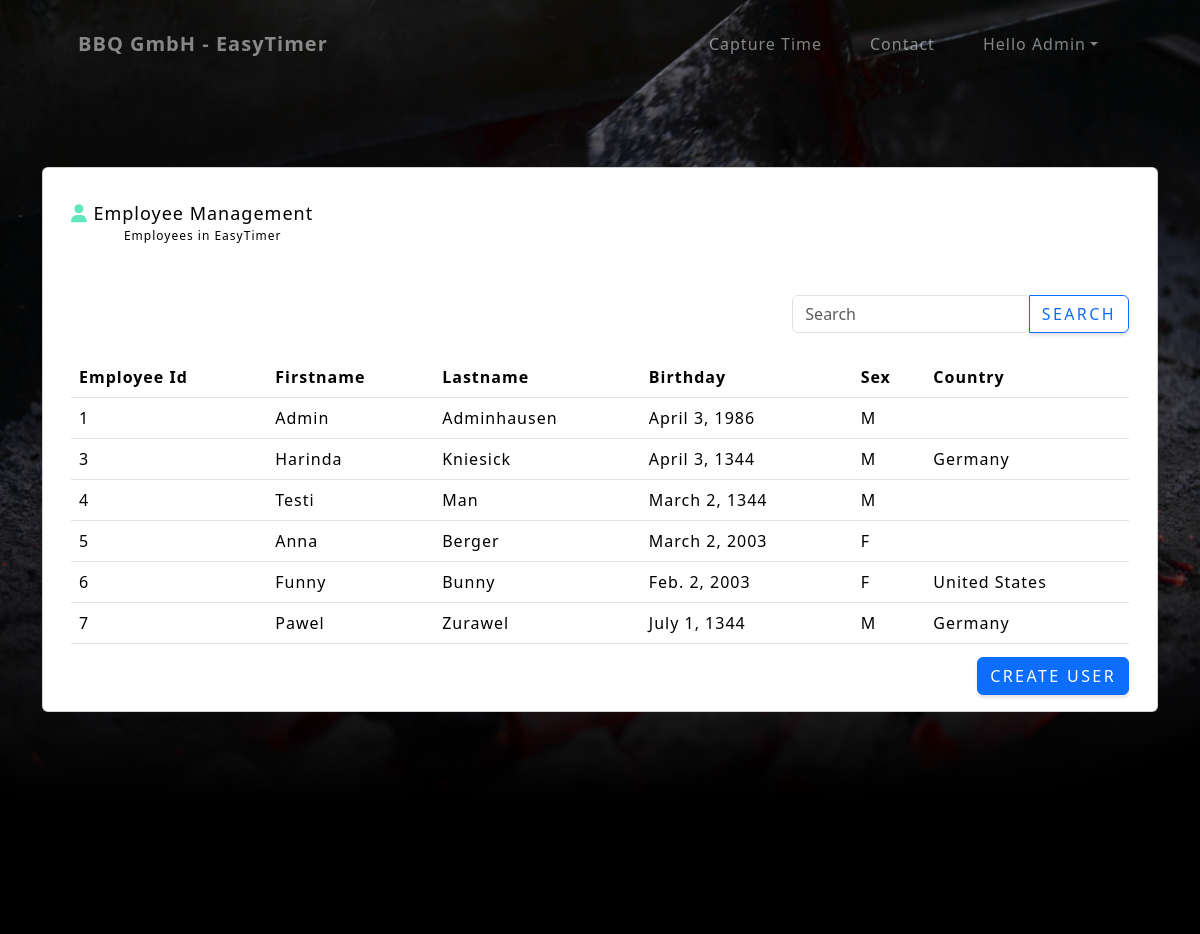
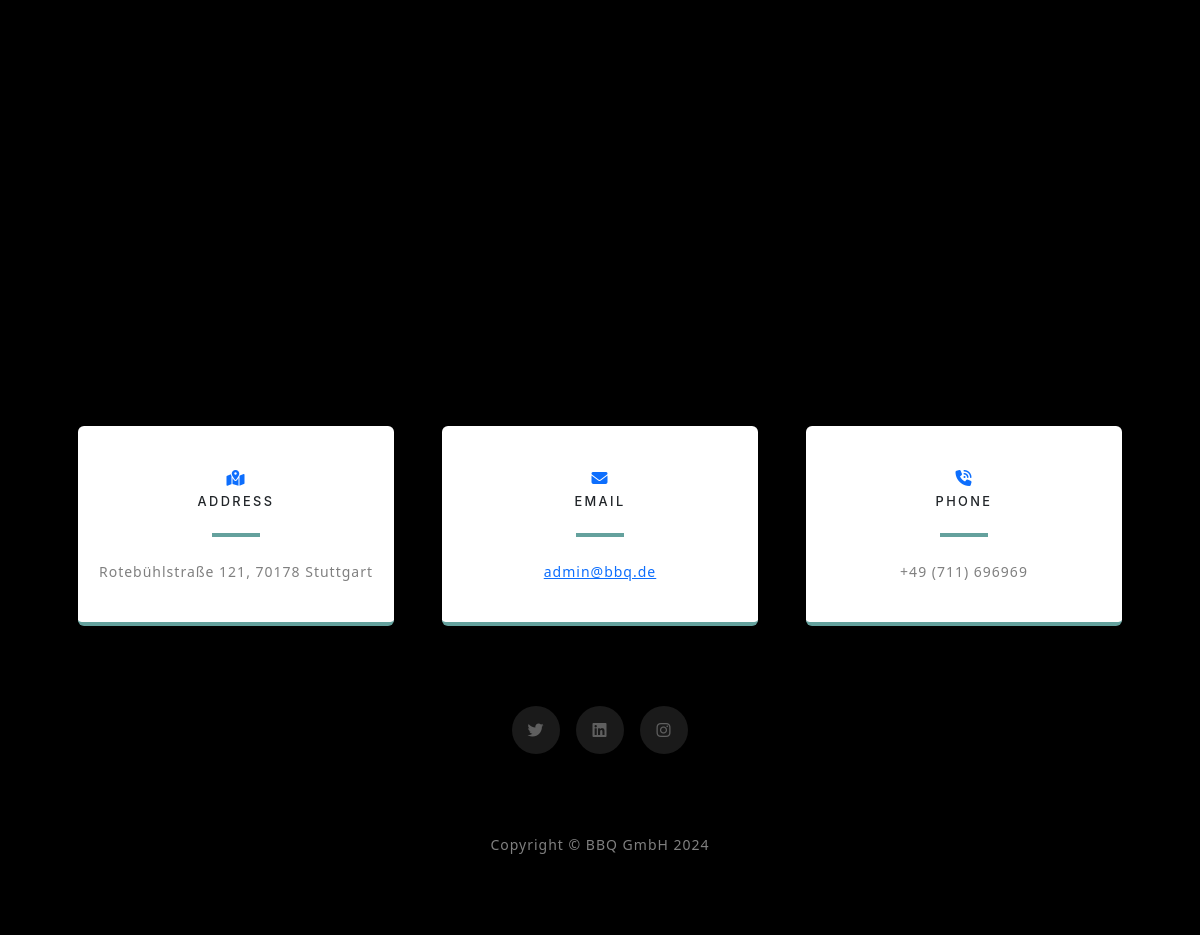
Screenshot of /employeeManagement/ (signed in) with the database file from the repository (2 pictures, top to bottom).
### bbq_gmbh_app/models.py (models this page shows, shortened)
class Mitarbeiter(AbstractUser):
    ROLE_CHOICES = [
        ('user', 'User'),
        ('hr', 'HR'),
        ('admin', 'Admin'),
    ]
    username = None
    email = models.EmailField(_('email address'), unique=True)
    role = models.CharField(max_length=20, choices=ROLE_CHOICES, default='user')
    birthday = models.DateField(null=True, blank=True)
    first_name = models.CharField(max_length=30, blank=True, null=True)
    last_name = models.CharField(max_length=30, blank=True, null=True)
    gender = models.CharField(max_length=1, choices=[('M', 'Male'), ('F', 'Female'), ('O', 'Other')], blank=True, null=True)
    adresse = models.ForeignKey('Adresse', on_delete=models.PROTECT, null=True, blank=True)
    USERNAME_FIELD = 'email'
    REQUIRED_FIELDS = []
    objects = MitarbeiterManager()

class Adresse(models.Model):
    strasse = models.CharField(max_length=100)
    stadt = models.CharField(max_length=100)
    plz = models.CharField(max_length=10)
    land = CountryField(default='DE')

### bbq_gmbh_app/views.py (the view)
# urls.py: path('employeeManagement/', views.employeeManagement, name='employeeManagement'),
@login_required(login_url='signin')
def employeeManagement(request):
    users = Mitarbeiter.objects.all()
    return render(request, 'bbq_gmbh_app/employeeManagement.html', {'users': users})

### bbq_gmbh_app/templates/bbq_gmbh_app/employeeManagement.Html (shortened to what this page needs)
{% extends 'base.html' %}
{% load static %}
{% block content %}
<header class="masthead">
    <div class="container">
        <div class="card_empl_mng">
            <div class="card" id="myElement">
                <div class="card-body">
                    <div class="container mt-3">
                      <div class="header_text">
                        <p class="link"><i class="fa-solid fa-user" style="color: #63E6BE;"></i> Employee Management</p>
                        <p class="link">Employees in EasyTimer</p>
                      </div>
                        <div class="row">
                          <div class="col-md-8"></div>
                          <div class="col-md-4">
                            <div class="input-group">
                              <input type="search" class="form-control rounded" placeholder="Search" aria-label="Search" aria-describedby="search-addon" />
                              <button type="button" class="btn btn-outline-primary" data-mdb-ripple-init>search</button>
                            </div>
                          </div>
                        </div>
                        <br>
                        <div class="table-responsive" style="max-height: 300px; overflow: auto;">
                          <table class="table table-hover">
                            <thead>
                              <tr>
                                <th style="position: sticky; top: 0; background: white;">Employee Id</th>
                                <th style="position: sticky; top: 0; background: white;">Firstname</th>
                                <th style="position: sticky; top: 0; background: white;">Lastname</th>
                                <th style="position: sticky; top: 0; background: white;">Birthday</th>
                                <th style="position: sticky; top: 0; background: white;">Sex</th>
                                <th style="position: sticky; top: 0; background: white;">Country</th>
                              </tr>
                            </thead>
                            <tbody>
                              {% if request.user.is_authenticated %}
                                {% for user in users %}
                                  <tr data-href="{% url 'userDetail' user.id %}">
                                    <td>{{ user.id }}</td>
                                    <td>{{ user.first_name }}</td>
                                    <td>{{ user.last_name }}</td>
                                    <td>{{ user.birthday }}</td>
                                    <td>{{ user.gender }}</td>
                                    <td>{{ user.adresse.land.name }}</td>
                                  </tr>
                                  {% empty %}
                                  <tr>
                                      <td colspan="7">No data available</td>
                                  </tr>
                                  {% endfor %}
                              {% else %}
                                <tr>
                                    <td colspan="7">No data available</td>
                                </tr>
                              {% endif %}
                            </tbody>
                          </table>
                        </div>
                        <div style="text-align: right;">
                          <a href="{% url 'createUser' %}" class="btn btn-primary">Create User</a>
                        </div>
                      </div>
                </div>
              </div>
        </div>
    </div>
</header>
{% endblock content %}

### bbq_gmbh_app/templates/base.html (shortened to what this page needs)
{% load static %}
<!DOCTYPE html>
<html lang="en">
    <head>
        <link href="{% static 'bbq_gmbh_app/css/styles.css'%}" rel="stylesheet" />
        <link href="{% static 'bbq_gmbh_app/css/myStyles.css'%}" rel="stylesheet" />
        <link href="https://cdn.jsdelivr.net/npm/bootstrap@5.3.3/dist/css/bootstrap.min.css" rel="stylesheet">
    </head>
    <body id="page-top" data-employee-management-url="{% url 'employeeManagement' %}">
        {% block navigationBar %} {% include 'bbq_gmbh_app/_navbar.html' %} {% endblock navigationBar %}
        {% block content %} {% endblock content %}
        {% include 'bbq_gmbh_app/_contact.html' %}
        <footer class="footer bg-black small text-center text-white-50"><div class="container px-4 px-lg-5">Copyright &copy; BBQ GmbH 2024</div></footer>
    </body>
</html>

### bbq_gmbh_app/templates/bbq_gmbh_app/_navbar.html (shortened to what this page needs)
<nav class="navbar navbar-expand-lg navbar-light fixed-top" id="mainNav">
    <div class="container px-4 px-lg-5">
        <a class="navbar-brand" href="{% url 'home'%}">BBQ GmbH - EasyTimer</a>
        {% if request.user.is_authenticated %}
            <div class="collapse navbar-collapse" id="navbarResponsive">
                <ul class="navbar-nav ms-auto">
                    <li class="nav-item"><a class="nav-link" href="{% url 'home'%}">Capture Time</a></li>
                    <li class="nav-item"><a class="nav-link" href="#contact">Contact</a></li>
                    <li class="nav-item dropdown">
                        <a class="nav-link dropdown-toggle" href="#" role="button" data-bs-toggle="dropdown" id="user">Hello {{ user.first_name }}</a>
                    </li>
                </ul>
            </div>
        {% endif %}
    </div>
</nav>

### bbq_gmbh_app/templates/bbq_gmbh_app/_contact.html
<section class="contact-section bg-black" id="contact" >
    <div class="container px-4 px-lg-5">
        <div class="row gx-4 gx-lg-5">
            <div class="col-md-4 mb-3 mb-md-0">
                <div class="card py-4 h-100">
                    <div class="card-body text-center">
                        <i class="fas fa-map-marked-alt text-primary mb-2"></i>
                        <h4 class="text-uppercase m-0">Address</h4>
                        <hr class="my-4 mx-auto" />
                        <div class="small text-black-50">Rotebühlstraße 121, 70178 Stuttgart</div>
                    </div>
                </div>
            </div>
            <div class="col-md-4 mb-3 mb-md-0">
                <div class="card py-4 h-100">
                    <div class="card-body text-center">
                        <i class="fas fa-envelope text-primary mb-2"></i>
                        <h4 class="text-uppercase m-0">Email</h4>
                        <hr class="my-4 mx-auto" />
                        <div class="small text-black-50"><a href="#!">admin@bbq.de</a></div>
                    </div>
                </div>
            </div>
            <div class="col-md-4 mb-3 mb-md-0">
                <div class="card py-4 h-100">
                    <div class="card-body text-center">
                        <i class="fas fa-phone-volume text-primary mb-2"></i>
                        <h4 class="text-uppercase m-0">Phone</h4>
                        <hr class="my-4 mx-auto" />
                        <div class="small text-black-50">+49 (711) 696969</div>
                    </div>
                </div>
            </div>
        </div>
        <div class="social d-flex justify-content-center">
            <a class="mx-2" href="#!"><i class="fab fa-twitter"></i></a>
            <a class="mx-2" href="#!"><i class="fab fa-linkedin"></i></a>
            <a class="mx-2" href="#!"><i class="fab fa-instagram"></i></a>
        </div>
    </div>
</section>

### rows the page displays
Mitarbeiter: first_name "Admin", id "1", last_name "Adminhausen", birthday "April 3, 1986", gender "M"
Mitarbeiter: id "3", first_name "Harinda", last_name "Kniesick", birthday "April 3, 1344", gender "M", adresse.land.name "Germany"
Mitarbeiter: id "4", first_name "Testi", last_name "Man", birthday "March 2, 1344", gender "M"
Mitarbeiter: id "5", first_name "Anna", last_name "Berger", birthday "March 2, 2003", gender "F"
Mitarbeiter: id "6", first_name "Funny", last_name "Bunny", birthday "Feb. 2, 2003", gender "F", adresse.land.name "United States"
Mitarbeiter: id "7", first_name "Pawel", last_name "Zurawel", birthday "July 1, 1344", gender "M", adresse.land.name "Germany"
